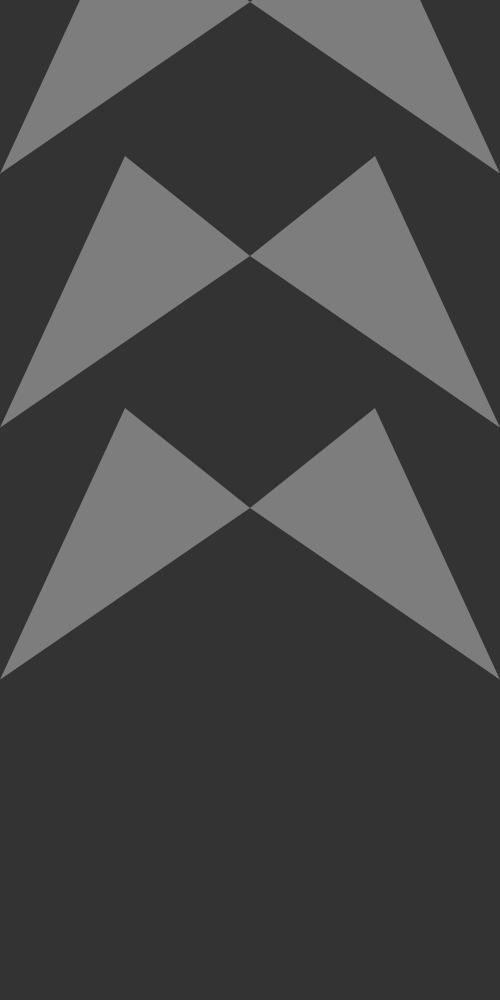
Frame 1 (no input)
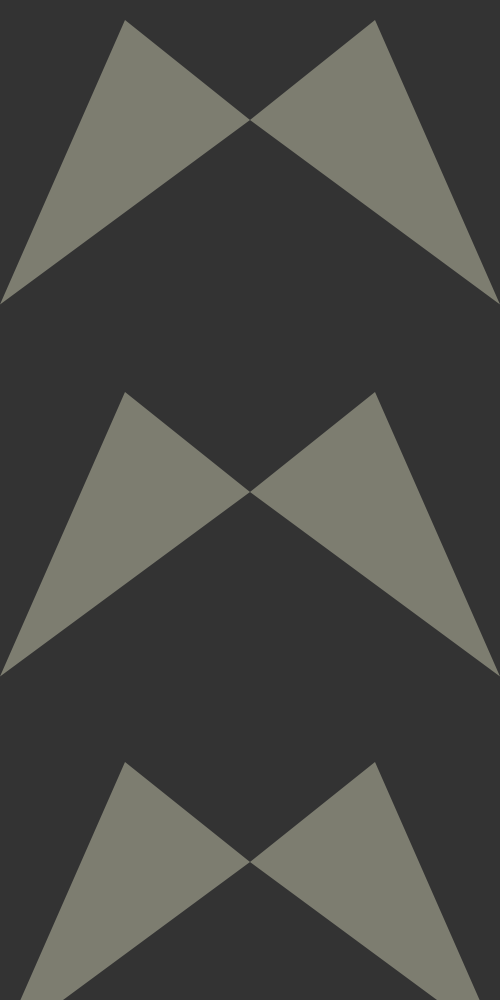
Frame 60 (the mouse pressed at the canvas centre just before this capture)
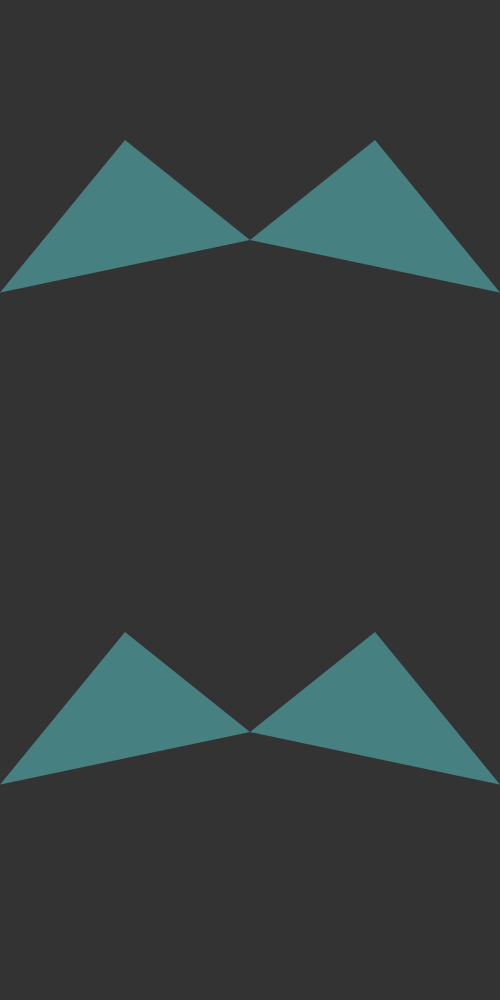
Frame 120 (the mouse held since frame 60 and released just before this capture)

The Processing sketch that drew these frames (run headless with seeded random() and noise(); from frame 60 on, the mouse is pressed at the canvas centre):

// Processing sketch: processing_32717
// ── processing_32717.pde

void setup()
{
  size(500, 1000);
}

int x = 250;
int y = 0;
int x2 = 250;
int y2 = 2;
int x3 = 250;
int y3 = 2;

void draw()
{
  background(#333333);
  smooth();
  noStroke();
  //Wing colors
  float shimmer1 = random(001, 666);
  float shimmer2 = random(666, 999);
  float shimmer3 = random(001, 555);
  float transp = random(90, 100);
  fill(shimmer1, shimmer2, shimmer3, transp);
  //Animate math
  float a = random(1, 200); 
  y = y + 2;
  y2 = y2 + 4;
  y3 = y3 + 6;
  if (y>1000) {
    y = 0;
  }
  if (y2>1000)
  {
    y2 = -250;
  }
  if (y3>1000)
  {
    y3 = -500;
  }
  //1st Bird
  triangle(0, a+y, x, y, x/2, y-100);
  triangle(x*1.5, y-100, x, y, 500, a+y);
  //2nd Bird
  triangle(0, a+250+y2, x2, y2+250, x2/2, 250+y2-100);
  triangle(x2*1.5, 250+y2-100, x2, y2+250, 500, a+250+y2);
  //3rd Bird
  triangle(0, a+500+y3, x3, y3+500, x3/2, 500+y3-100);
  triangle(x3*1.5, 500+y3-100, x3, y3+500, 500, a+500+y3);
}
